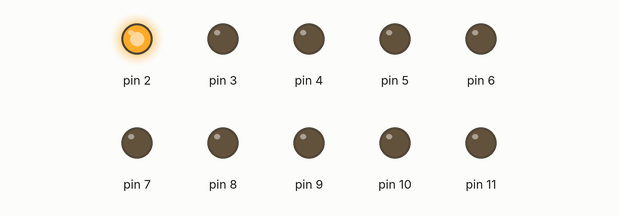
The sketch below on a simulated Arduino Uno, built with avr-gcc and run on an emulated ATmega328P. Parts: output pins drawn as LEDs (lit = HIGH).

Above: at 0.2 s.
At 1.2 s:
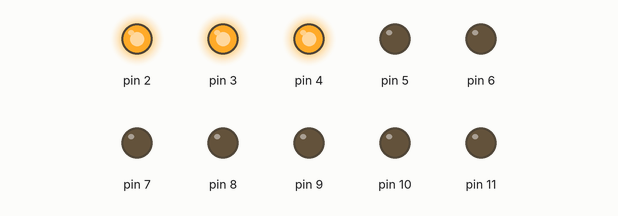
At 2.7 s:
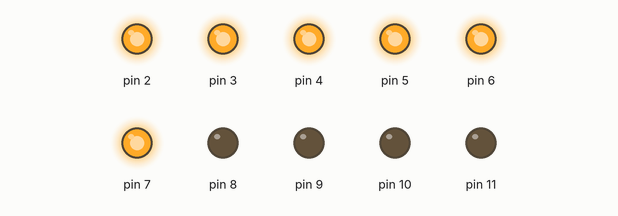
At 5.7 s:
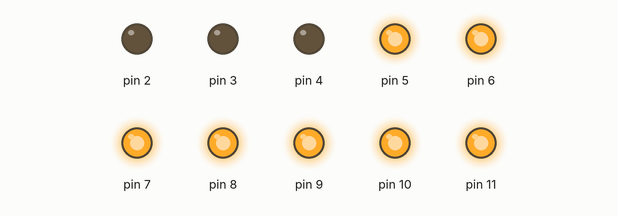
At 8.2 s:
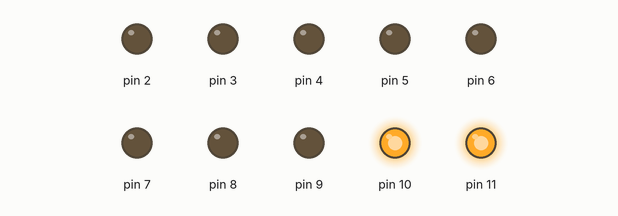
At 11.2 s:
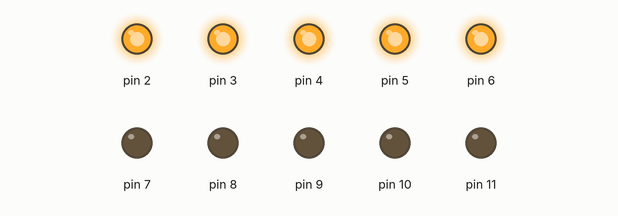
Timing chart, 0 to 11.7 s (numbered marks = the images above):
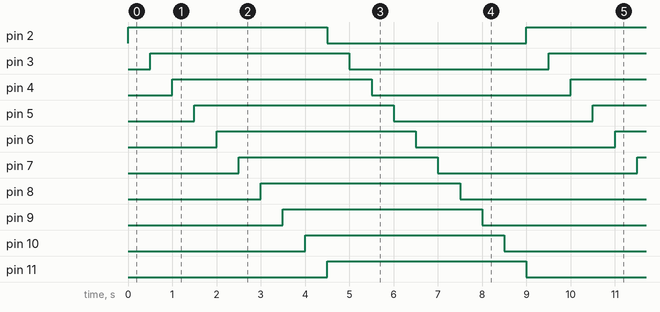

The sketch:

CODIGO_DEL_B.ino
```cpp
void setup()
{
  pinMode( 2, OUTPUT );
  pinMode( 3, OUTPUT );
  pinMode( 4, OUTPUT );
  pinMode( 5, OUTPUT );
  pinMode( 6, OUTPUT );
  pinMode( 7, OUTPUT );
  pinMode( 8, OUTPUT );
  pinMode( 9, OUTPUT );
  pinMode( 10, OUTPUT );
  pinMode( 11, OUTPUT );


}

void loop()
{
  digitalWrite(2, 1);
  delay(500);
  digitalWrite(3, 1);
  delay(500);
  digitalWrite(4, 1);
  delay(500);
  digitalWrite(5, 1);
  delay(500);
  digitalWrite(6, 1);
  delay(500);
  digitalWrite(7, 1);
  delay(500);
  digitalWrite(8, 1);
  delay(500);
  digitalWrite(9, 1);
  delay(500);
  digitalWrite(10, 1);
  delay(500);
  digitalWrite(11, 1);


  digitalWrite(2, 0);
  delay(500);
  digitalWrite(3, 0);
  delay(500);
  digitalWrite(4, 0);
  delay(500);
  digitalWrite(5, 0);
  delay(500);
  digitalWrite(6, 0);
  delay(500);
  digitalWrite(7, 0);
  delay(500);
  digitalWrite(8, 0);
  delay(500);
  digitalWrite(9, 0);
  delay(500);
  digitalWrite(10, 0);
  delay(500);
  digitalWrite(11, 0);


}
```

Measured:
- by itself, pin 2–11: alternates HIGH for 4.5 s and LOW for 4.5 s
- by itself, everything shown: repeats every 9.0 s, in 19 steps
